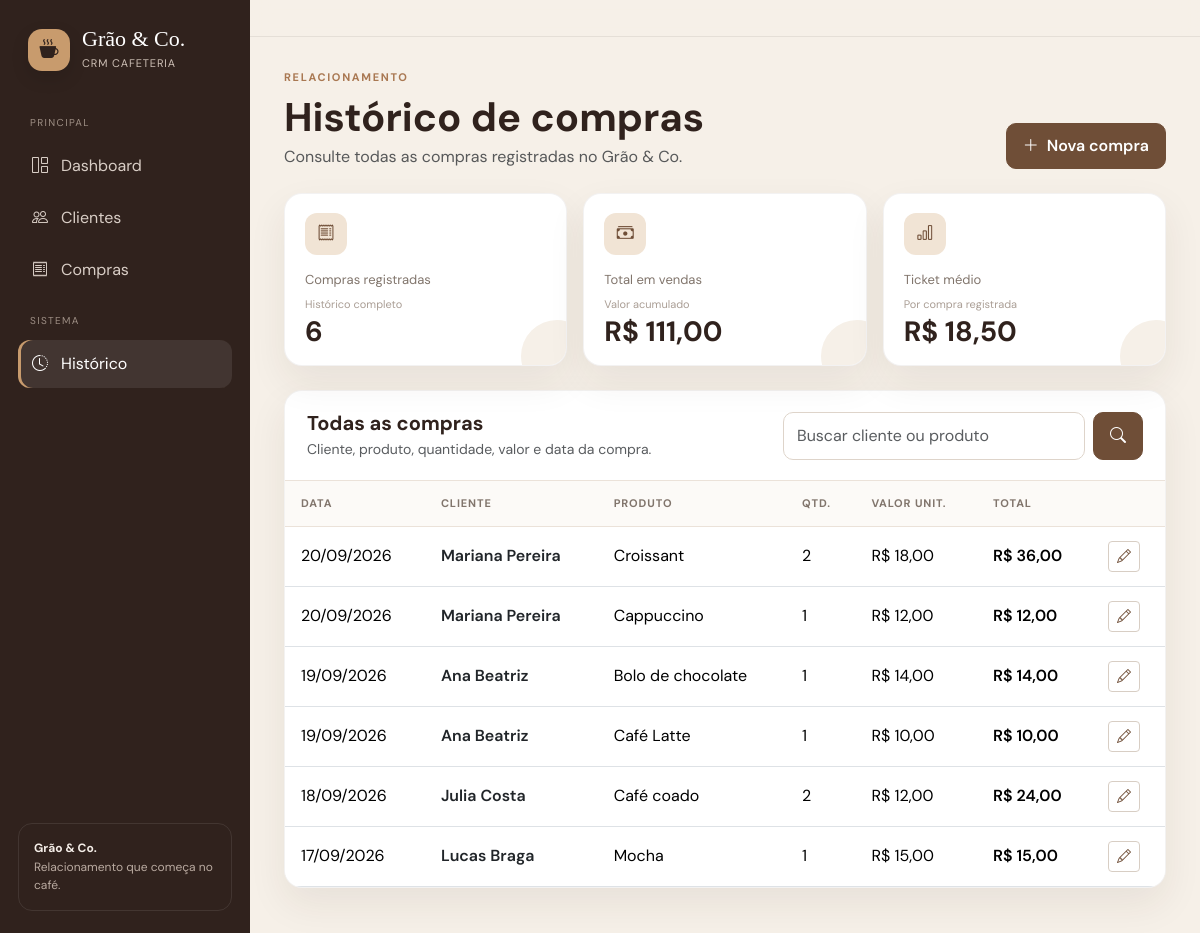
Screenshot of /historico.php with the database file from the repository.
### tables this page shows
CREATE TABLE compras (
    id INT UNSIGNED AUTO_INCREMENT PRIMARY KEY,
    cliente_id INT UNSIGNED NOT NULL,
    produto VARCHAR(120) NOT NULL,
    quantidade INT UNSIGNED NOT NULL DEFAULT 1,
    valor DECIMAL(10,2) NOT NULL,
    data_compra DATE NOT NULL,
    CONSTRAINT fk_compras_clientes
        FOREIGN KEY (cliente_id) REFERENCES clientes(id)
        ON DELETE CASCADE
        ON UPDATE CASCADE
);

CREATE TABLE clientes (
    id INT UNSIGNED AUTO_INCREMENT PRIMARY KEY,
    nome VARCHAR(120) NOT NULL,
    email VARCHAR(150) NOT NULL,
    telefone VARCHAR(20) NOT NULL,
    cpf VARCHAR(14) NOT NULL UNIQUE,
    data_cadastro DATETIME NOT NULL DEFAULT CURRENT_TIMESTAMP
);

### historico.php (the view, shortened to what this page needs)
<?php
require_once "config/conexao.php";
$busca = trim($_GET['busca'] ?? '');
$where = '';
$sql = "
    SELECT
        co.id,
        c.id AS cliente_id,
        c.nome AS cliente,
        co.produto,
        co.quantidade,
        co.valor,
        (co.valor * co.quantidade) AS total,
        co.data_compra
    FROM compras co
    INNER JOIN clientes c ON c.id = co.cliente_id
    $where
    ORDER BY co.data_compra DESC, co.id DESC
";
if ($busca !== '') {
    $stmt = $conexao->prepare($sql);
    $termo = "%{$busca}%";
    $stmt->bind_param("ss", $termo, $termo);
    $stmt->execute();
    $historico = $stmt->get_result();
} else {
    $historico = $conexao->query($sql);
}
$resumo = $conexao->query(""
    . "SELECT "
    . "COUNT(*) AS quantidade, "
    . "COALESCE(SUM(valor * quantidade), 0) AS total, "
    . "COALESCE(AVG(valor * quantidade), 0) AS ticket "
    . "FROM compras"
)->fetch_assoc();
?>
<!DOCTYPE html>
<html lang="pt-BR">
<head>
<link href="https://cdn.jsdelivr.net/npm/bootstrap@5.3.3/dist/css/bootstrap.min.css" rel="stylesheet">
<link rel="stylesheet" href="https://cdn.jsdelivr.net/npm/bootstrap-icons@1.11.3/font/bootstrap-icons.min.css">
<link rel="stylesheet" href="css/style.css">
</head>
<body>
<div class="app-shell">
    <?php include "partials_sidebar.php"; ?>
    <main class="main-content">
        <header class="topbar">
        </header>
        <div class="page-container">
            <div class="d-flex flex-wrap justify-content-between align-items-end gap-3 mb-4">
                <div>
                    <div class="page-kicker">Relacionamento</div>
                    <h1 class="mb-1">Histórico de compras</h1>
                    <p class="text-muted mb-0">Consulte todas as compras registradas no Grão & Co.</p>
                </div>
                <a href="cadastrar_compra.php" class="btn btn-coffee"><i class="bi bi-plus-lg me-2"></i>Nova compra</a>
            </div>
            <div class="row g-3 mb-4">
                <div class="col-md-4">
                    <div class="stat-card">
                        <div class="stat-icon"><i class="bi bi-receipt"></i></div>
                        <div class="stat-label">Compras registradas</div>
                        <div class="stat-note">Histórico completo</div>
                        <div class="stat-value"><?= $resumo['quantidade'] ?></div>
                    </div>
                </div>
                <div class="col-md-4">
                    <div class="stat-card">
                        <div class="stat-icon"><i class="bi bi-cash-stack"></i></div>
                        <div class="stat-label">Total em vendas</div>
                        <div class="stat-note">Valor acumulado</div>
                        <div class="stat-value">R$ <?= number_format($resumo['total'], 2, ',', '.') ?></div>
                    </div>
                </div>
                <div class="col-md-4">
                    <div class="stat-card">
                        <div class="stat-icon"><i class="bi bi-bar-chart"></i></div>
                        <div class="stat-label">Ticket médio</div>
                        <div class="stat-note">Por compra registrada</div>
                        <div class="stat-value">R$ <?= number_format($resumo['ticket'], 2, ',', '.') ?></div>
                    </div>
                </div>
            </div>
            <section class="content-card">
                <div class="content-card-header">
                    <div class="d-flex flex-wrap justify-content-between align-items-center gap-3">
                        <div>
                            <h5 class="mb-1">Todas as compras</h5>
                            <div class="small text-muted">Cliente, produto, quantidade, valor e data da compra.</div>
                        </div>
                        <form method="GET" class="d-flex gap-2" style="max-width: 360px; width: 100%;">
                            <input type="text" name="busca" class="form-control" placeholder="Buscar cliente ou produto" value="<?= htmlspecialchars($busca) ?>">
                            <button class="btn btn-coffee" type="submit"><i class="bi bi-search"></i></button>
                        </form>
                    </div>
                </div>
                <?php if ($historico->num_rows > 0): ?>
                <div class="table-responsive">
                    <table class="table align-middle">
                        <thead>
                            <tr>
                                <th>Data</th>
                                <th>Cliente</th>
                                <th>Produto</th>
                                <th>Qtd.</th>
                                <th>Valor unit.</th>
                                <th>Total</th>
                                <th></th>
                            </tr>
                        </thead>
                        <tbody>
                        <?php while ($compra = $historico->fetch_assoc()): ?>
                            <tr>
                                <td><?= date('d/m/Y', strtotime($compra['data_compra'])) ?></td>
                                <td>
                                    <a href="cliente.php?id=<?= $compra['cliente_id'] ?>" class="fw-semibold text-dark text-decoration-none">
                                        <?= htmlspecialchars($compra['cliente']) ?>
                                    </a>
                                </td>
                                <td><?= htmlspecialchars($compra['produto']) ?></td>
                                <td><?= $compra['quantidade'] ?></td>
                                <td>R$ <?= number_format($compra['valor'], 2, ',', '.') ?></td>
                                <td class="fw-semibold">R$ <?= number_format($compra['total'], 2, ',', '.') ?></td>
                                <td>
                                    <a href="editar_compra.php?id=<?= $compra['id'] ?>" class="btn btn-sm btn-outline-secondary" title="Editar compra">
                                        <i class="bi bi-pencil"></i>
                                    </a>
                                </td>
                            </tr>
                        <?php endwhile; ?>
                        </tbody>
                    </table>
                </div>
                <?php endif; ?>
            </section>
        </div>
    </main>
</div>
</body>
</html>

### css/style.css (style rules this page uses)
:root { --coffee-dark: #30221d; --coffee: #6f4e37; --coffee-light: #a97852; --cream: #f6f0e8; --cream-dark: #eadcca; --caramel: #c89b6d; --caramel-soft: #f1e4d5; --white: #ffffff; --text: #332821; --muted: #81756c; --line: #ebe2d9; --danger: #a84a42; --shadow: 0 16px 38px rgba(48, 34, 29, .075); }
* { box-sizing: border-box; }
body { margin:0; background:var(--cream); color:var(--text); font-family:'DM Sans',sans-serif; }
a { text-decoration:none; }
.app-shell { min-height:100vh; display:flex; }
.main-content { width:calc(100% - 250px); margin-left:250px; min-height:100vh; }
.topbar { background:rgba(246,240,232,.92); border-bottom:1px solid rgba(48,34,29,.08); padding:18px 34px; position:sticky; top:0; z-index:900; backdrop-filter:blur(10px); }
.page-container { padding:32px 34px 45px; max-width:1500px; margin:0 auto; }
.page-kicker { color:var(--coffee-light); text-transform:uppercase; font-size:11px; letter-spacing:.15em; font-weight:700; margin-bottom:7px; }
h1,h2,h3,h4,h5 { color:var(--coffee-dark); font-weight:700; }
.btn-coffee { background:var(--coffee); border-color:var(--coffee); color:#fff; border-radius:10px; padding:10px 16px; font-weight:600; }
.stat-card { background:var(--white); border:1px solid rgba(48,34,29,.055); border-radius:18px; padding:19px 20px 18px; box-shadow:var(--shadow); height:100%; position:relative; overflow:hidden; }
.stat-card:after { content:""; position:absolute; width:72px; height:72px; border-radius:50%; background:var(--cream); right:-27px; bottom:-27px; }
.stat-icon { width:42px; height:42px; display:grid; place-items:center; border-radius:12px; background:var(--caramel-soft); color:var(--coffee); font-size:17px; position:relative; z-index:2; }
.stat-label { color:var(--muted); font-size:13px; margin-top:15px; }
.stat-value { font-size:28px; font-weight:700; color:var(--coffee-dark); line-height:1.1; margin-top:4px; }
.stat-note { color:#aa9e95; font-size:11px; margin-top:7px; }
.content-card { background:#fff; border-radius:18px; border:1px solid rgba(48,34,29,.06); box-shadow:var(--shadow); overflow:hidden; }
.content-card-header { padding:20px 22px; border-bottom:1px solid var(--line); }
.table { margin-bottom:0; }
.table > :not(caption) > * > * { padding:14px 16px; vertical-align:middle; }
.table thead th { color:var(--muted); font-size:11px; text-transform:uppercase; letter-spacing:.08em; background:#fcfaf7; border-bottom:1px solid var(--line); }
.table tbody tr { transition:background .18s ease; }
.form-control,.form-select { border-color:#ded4ca; border-radius:10px; padding:11px 13px; }
.btn-outline-secondary { border-color:#d8cec4; color:var(--coffee); }

### rows the page displays
compras: data_compra "20/09/2026", cliente.nome "Mariana Pereira", produto "Croissant", quantidade "2", valor "18,00", total "36,00"
compras: data_compra "20/09/2026", cliente.nome "Mariana Pereira", produto "Cappuccino", quantidade "1", valor "12,00", total "12,00"
compras: data_compra "19/09/2026", cliente.nome "Ana Beatriz", produto "Bolo de chocolate", quantidade "1", valor "14,00", total "14,00"
compras: data_compra "19/09/2026", cliente.nome "Ana Beatriz", produto "Café Latte", quantidade "1", valor "10,00", total "10,00"
compras: data_compra "18/09/2026", cliente.nome "Julia Costa", produto "Café coado", quantidade "2", valor "12,00", total "24,00"
compras: data_compra "17/09/2026", cliente.nome "Lucas Braga", produto "Mocha", quantidade "1", valor "15,00", total "15,00"

### other values shown
$resumo['quantidade'] "6"
$resumo['total'] "111,00"
$resumo['ticket'] "18,50"
